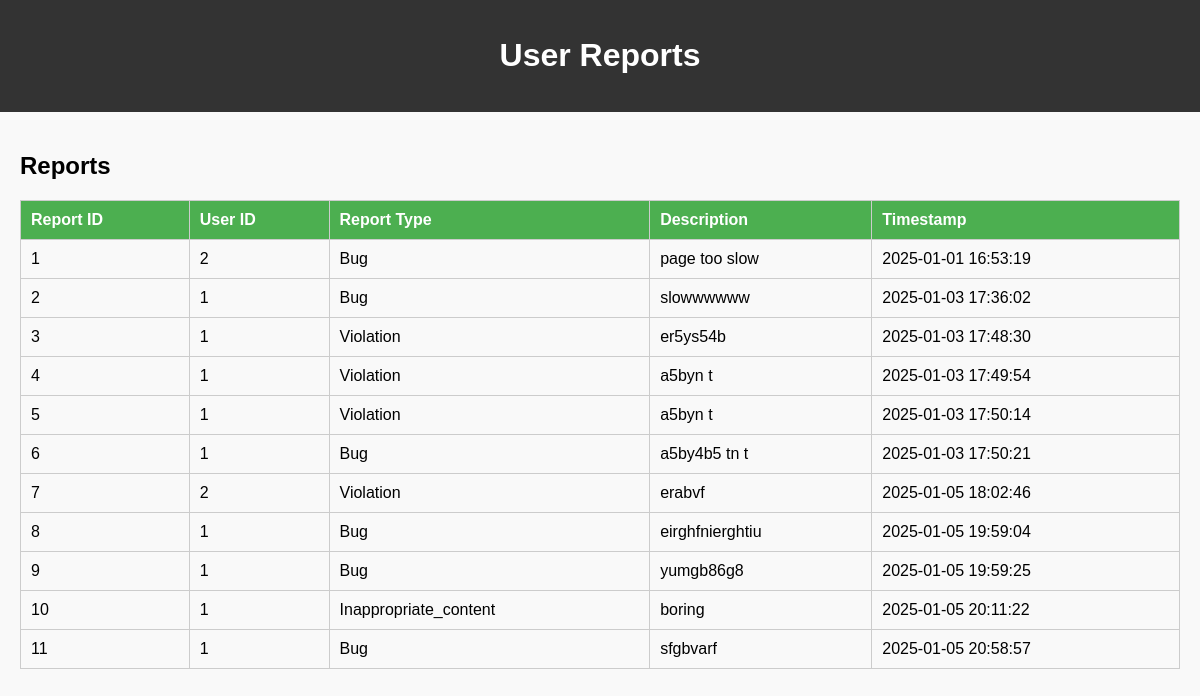
Page /generate-reports.php on the committed database.
### tables this page shows
CREATE TABLE `report` (
  `report_id` int(11) NOT NULL,
  `user_id` int(11) NOT NULL,
  `description` text NOT NULL,
  `submitted_at` datetime NOT NULL DEFAULT current_timestamp(),
  `type` varchar(255) NOT NULL,
  `track_id` int(11) DEFAULT NULL
);

### generate-reports.php (the view, shortened to what this page needs)
<?php
require_once('DBconnect.php');
$type = isset($_GET['type']) ? $_GET['type'] : 'all';
if ($type === 'bug') {
    $sql = "SELECT * FROM report WHERE type = 'Bug' ORDER BY timestamp DESC";
} elseif ($type === 'violation') {
    $sql = "SELECT * FROM report WHERE type = 'Violation' ORDER BY timestamp DESC";
} else {
    $sql = "SELECT * FROM report ORDER BY submitted_at ASC";
}
$result = mysqli_query($conn, $sql);
?>
<!DOCTYPE html>
<html lang="en">
<head>
</head>
<body>
    <header>
        <h1>User Reports</h1>
    </header>
    <div class="container">
        <h2>Reports</h2>
        <table>
            <tr>
                <th>Report ID</th>
                <th>User ID</th>
                <th>Report Type</th>
                <th>Description</th>
                <th>Timestamp</th>
            </tr>
            <?php
            if (mysqli_num_rows($result) > 0) {
                while ($row = mysqli_fetch_assoc($result)) {
                    echo "<tr>";
                    echo "<td>" . htmlspecialchars($row['report_id']) . "</td>";
                    echo "<td>" . htmlspecialchars($row['user_id']) . "</td>";
                    echo "<td>" . htmlspecialchars($row['type']) . "</td>";
                    echo "<td>" . htmlspecialchars($row['description']) . "</td>";
                    echo "<td>" . htmlspecialchars($row['submitted_at']) . "</td>";
                    echo "</tr>";
                }
            } else {
                echo "<tr><td colspan='5'>No reports found.</td></tr>";
            }
            ?>
        </table>
    </div>
</body>
</html>

### generate-reports.php (style rules this page uses)
body { font-family: Arial, sans-serif; margin: 0; padding: 0; background-color: #f9f9f9; }
header { background-color: #333; color: white; padding: 1rem; text-align: center; }
.container { padding: 20px; }
table { width: 100%; border-collapse: collapse; margin-top: 20px; }
table, th, td { border: 1px solid #ccc; }
th, td { padding: 10px; text-align: left; }
th { background-color: #4CAF50; color: white; }

### rows in the picture
report: report_id "1", user "2", type "Bug", description "page too slow", submitted_at "2025-01-01 16:53:19"
report: report_id "2", user "1", type "Bug", description "slowwwwww", submitted_at "2025-01-03 17:36:02"
report: report_id "3", user "1", type "Violation", description "er5ys54b", submitted_at "2025-01-03 17:48:30"
report: report_id "4", user "1", type "Violation", description "a5byn t", submitted_at "2025-01-03 17:49:54"
report: report_id "5", user "1", type "Violation", description "a5byn t", submitted_at "2025-01-03 17:50:14"
report: report_id "6", user "1", type "Bug", description "a5by4b5 tn t", submitted_at "2025-01-03 17:50:21"
report: report_id "7", user "2", type "Violation", description "erabvf", submitted_at "2025-01-05 18:02:46"
report: report_id "8", user "1", type "Bug", description "eirghfnierghtiu", submitted_at "2025-01-05 19:59:04"
report: report_id "9", user "1", type "Bug", description "yumgb86g8", submitted_at "2025-01-05 19:59:25"
report: report_id "10", user "1", type "Inappropriate_content", description "boring", submitted_at "2025-01-05 20:11:22"
report: report_id "11", user "1", type "Bug", description "sfgbvarf", submitted_at "2025-01-05 20:58:57"
